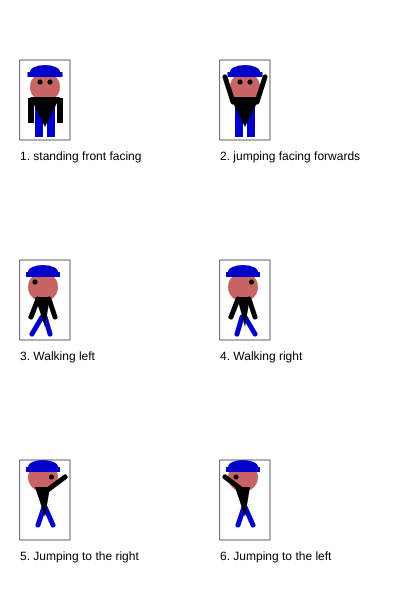
Frame 1 (no input)
Frame 60 (no input): identical to frame 1, image omitted
Frame 120 (the mouse pressed at the canvas centre since frame 60): identical to frame 1, image omitted

The p5.js sketch that drew this single still picture (run headless with seeded random() and noise() and a simulated clock; from frame 60 on, the mouse is pressed at the canvas centre):

// p5.js sketch
// ── sketch.js
/*

The Game Project

2 - Game character

Use p5 drawing functions such as rect, ellipse, line, triangle and
point to draw the different states of your game character.

Write the code so that your character appears inside the box for each
state.

IMPORTANT: For each box the variables gameChar_x & gameChar_y are set to the bottom
center of the box. You must combine these variables with arithmetic to
determine the position of each shape that you draw. This will later allow
you to adjust the position of your game character.

Each state is worth two marks:

//standing front facing = 2
//jumping facing forwards = 2
//walking left = 2
//walking right = 2
//jumping left and jumping right = 2

0 marks = not a reasonable attempt
1 mark = attempted but it lacks detail and you didn't use gameChar_x and gameChar_y correctly
2 marks = you've used a selction of shape functions and made consistent use of gameChar_x and gameChar_y

WARNING: Do not get too carried away. Around 10-20 lines of code should work for each state of your game character.

*/

var gameChar_x = 0;
var gameChar_y = 0;

function setup()
{
	createCanvas(400, 600);
}

function draw()
{
	background(255);

	//Standing, facing frontwards

	stroke(100);
	noFill();
	rect(20, 60, 50, 80);
	noStroke();
	fill(0);
	text("1. standing front facing", 20, 160);

	gameChar_x = 45;
	gameChar_y = 137;
	//Add your code here ...

	//head
	fill(200,100,100);
	ellipse(gameChar_x, gameChar_y - 50, 30, 30);
	//legs
	fill(0,0,200);
	rect(gameChar_x - 10, gameChar_y - 30, 8, 30);
	rect(gameChar_x + 2, gameChar_y - 30, 8, 30);
	//body
	fill(0);
	triangle(gameChar_x - 15, gameChar_y - 40, gameChar_x + 15, gameChar_y - 40, gameChar_x, gameChar_y - 10);
	//arms
	fill(0);
	rect(gameChar_x - 17, gameChar_y - 39, 6, 25);
	rect(gameChar_x + 12, gameChar_y - 39, 6, 25);
	//eyes
	fill(0);
	ellipse(gameChar_x - 5, gameChar_y - 55, 5, 5);
	ellipse(gameChar_x + 5, gameChar_y - 55, 5, 5);
	//hat
	fill(0,0,200);
	arc(gameChar_x, gameChar_y - 65, 30, 14, PI, 0);
	rect(gameChar_x - 17.5, gameChar_y - 65, 35, 5);

	//Jumping facing forwards
	stroke(100);
	noFill();
	rect(220, 60, 50, 80);
	noStroke();
	fill(0);
	text("2. jumping facing forwards", 220, 160);

	gameChar_x = 245;
	gameChar_y = 137;
	//Add your code here ...

	//head
	fill(200,100,100);
	ellipse(gameChar_x, gameChar_y - 50, 30, 30);
	//legs
	fill(0,0,200);
	rect(gameChar_x - 10, gameChar_y - 30, 8, 30);
	rect(gameChar_x + 2, gameChar_y - 30, 8, 30);
	//body
	fill(0);
	triangle(gameChar_x - 15, gameChar_y - 40, gameChar_x + 15, gameChar_y - 40, gameChar_x, gameChar_y - 10);
	//arms raised
	stroke(0);
	strokeWeight(5);
	line(gameChar_x - 12, gameChar_y - 35, gameChar_x - 20, gameChar_y - 60);
	line(gameChar_x + 12, gameChar_y - 35, gameChar_x + 20, gameChar_y - 60);
	strokeWeight(1);
	noStroke();

	//eyes
	fill(0);
	ellipse(gameChar_x - 5, gameChar_y - 55, 5, 5);
	ellipse(gameChar_x + 5, gameChar_y - 55, 5, 5);
	//hat
	fill(0,0,200);
	arc(gameChar_x, gameChar_y - 65, 30, 14, PI, 0);
	rect(gameChar_x - 17.5, gameChar_y - 65, 35, 5);

	//Walking, turned left
	stroke(100);
	noFill();
	rect(20, 260, 50, 80);
	noStroke();
	fill(0);
	text("3. Walking left", 20, 360);

	gameChar_x = 45;
	gameChar_y = 337;
	//Add your code here ...

	//head
	fill(200,100,100);
	ellipse(gameChar_x - 2, gameChar_y - 50, 30, 30);
	//legs
	fill(0,0,200);
	stroke(0,0,200);
	strokeWeight(5);
	line(gameChar_x-3, gameChar_y-20 , gameChar_x-13, gameChar_y-3)
	line(gameChar_x, gameChar_y-20 , gameChar_x+5, gameChar_y-3)
	strokeWeight(1);
	noStroke();
	//body
	fill(0);
	triangle(gameChar_x - 10, gameChar_y - 40, gameChar_x + 5, gameChar_y - 40, gameChar_x, gameChar_y - 10);
	//arm
	stroke(0);
	strokeWeight(5);
	line(gameChar_x + 4, gameChar_y - 38, gameChar_x + 10, gameChar_y - 20);
	line(gameChar_x - 7, gameChar_y - 38, gameChar_x - 14, gameChar_y - 20);
	strokeWeight(1);
	noStroke();
	//hat
	fill(0,0,200);
	arc(gameChar_x -2, gameChar_y - 65, 30, 14, PI, 0);
	rect(gameChar_x - 19, gameChar_y - 65, 34, 5);
	//eyes
	fill(0);
	ellipse(gameChar_x - 10, gameChar_y - 55, 5, 5);



	//Walking, turned right
	stroke(100);
	noFill();
	rect(220, 260, 50, 80);
	noStroke();
	fill(0);
	text("4. Walking right", 220, 360);

	gameChar_x = 245;
	gameChar_y = 337;
	//Add your code here ...

	//head
	fill(200,100,100);
	ellipse(gameChar_x - 2, gameChar_y - 50, 30, 30);
	//legs
	fill(0,0,200);
	stroke(0,0,200);
	strokeWeight(5);
	line(gameChar_x-3, gameChar_y-20 , gameChar_x-8, gameChar_y-3)
	line(gameChar_x, gameChar_y-20 , gameChar_x+10, gameChar_y-3)
	strokeWeight(1);
	noStroke();
	//body
	fill(0);
	triangle(gameChar_x - 8, gameChar_y - 40, gameChar_x + 5, gameChar_y - 40, gameChar_x, gameChar_y - 10);
	//arm
	stroke(0);
	strokeWeight(5);
	line(gameChar_x + 4, gameChar_y - 38, gameChar_x + 10, gameChar_y - 20);
	line(gameChar_x - 7, gameChar_y - 38, gameChar_x - 14, gameChar_y - 20);
	strokeWeight(1);
	noStroke();
	//hat
	fill(0,0,200);
	arc(gameChar_x -2, gameChar_y - 65, 30, 14, PI, 0);
	rect(gameChar_x - 19, gameChar_y - 65, 34, 5);
	//eyes
	fill(0);
	ellipse(gameChar_x + 6.5, gameChar_y - 55, 5, 5);


	//Jumping right
	stroke(100);
	noFill();
	rect(20, 460, 50, 80);
	noStroke();
	fill(0);
	text("5. Jumping to the right", 20, 560);

	gameChar_x = 45;
	gameChar_y = 537;
	//Add your code here ...

	fill(200,100,100);
	ellipse(gameChar_x - 2, gameChar_y - 60, 30, 30);
	//legs
	stroke(0,0,200);
	strokeWeight(5);
	line(gameChar_x , gameChar_y - 30, gameChar_x +8, gameChar_y -12);
	line(gameChar_x -1, gameChar_y - 30, gameChar_x -7, gameChar_y -12);
	strokeWeight(1);
	noStroke();
	//body
	fill(0);
	triangle(gameChar_x - 10, gameChar_y - 50, gameChar_x + 5, gameChar_y - 50, gameChar_x, gameChar_y - 20);
	//arm
	stroke(0);
	strokeWeight(5);
	line(gameChar_x + 4, gameChar_y - 48, gameChar_x + 20, gameChar_y - 60);
	strokeWeight(1);
	noStroke();
	//hat
	fill(0,0,200);
	arc(gameChar_x -2, gameChar_y - 70, 30, 14, PI, 0);
	rect(gameChar_x - 19, gameChar_y - 70, 34, 5);
	//eyes
	fill(0);
	ellipse(gameChar_x + 6.5, gameChar_y - 60, 5, 5);


	//Jumping to the left
	stroke(100);
	noFill();
	rect(220, 460, 50, 80);
	noStroke();
	fill(0);
	text("6. Jumping to the left", 220, 560);

	gameChar_x = 245;
	gameChar_y = 537;
	//Add your code here ...

	fill(200,100,100);
	ellipse(gameChar_x - 2, gameChar_y - 60, 30, 30);
	//legs
	stroke(0,0,200);
	strokeWeight(5);
	line(gameChar_x , gameChar_y - 30, gameChar_x +8, gameChar_y -12);
	line(gameChar_x -1, gameChar_y - 30, gameChar_x -7, gameChar_y -12);
	strokeWeight(1);
	noStroke();
	//body
	fill(0);
	triangle(gameChar_x - 10, gameChar_y - 50, gameChar_x + 5, gameChar_y - 50, gameChar_x, gameChar_y - 20);
	//arm
	stroke(0);
	strokeWeight(5);
	line(gameChar_x - 4, gameChar_y - 48, gameChar_x - 20, gameChar_y - 60);
	strokeWeight(1);
	noStroke();
	//hat
	fill(0,0,200);
	arc(gameChar_x -2, gameChar_y - 70, 30, 14, PI, 0);
	rect(gameChar_x - 19, gameChar_y - 70, 34, 5);
	//eyes
	fill(0);
	ellipse(gameChar_x - 9, gameChar_y - 60, 5, 5);

}
